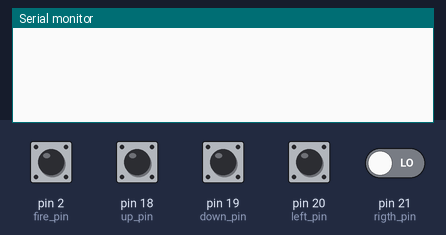
The sketch below on a simulated Arduino Mega 2560, built with avr-gcc and run on an emulated ATmega2560. Shown: the last lines printed to the serial monitor. Inputs (shaded band) come from the test bench; at power-on: pin 2 (fire_pin) HIGH, pin 18 (up_pin), pin 19 (down_pin), pin 20 (left_pin), pin 21 (rigth_pin) LOW.

Above: at 1.2 s.
1.3 s: pin 18 (up_pin) pulled HIGH for 0.15 s
At 2.4 s:
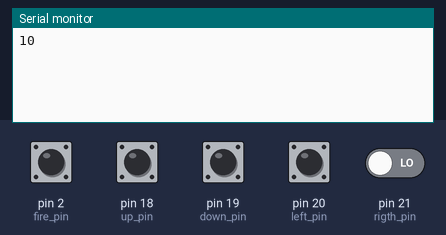
2.9 s: pin 19 (down_pin) pulled HIGH for 0.15 s
At 3.6 s:
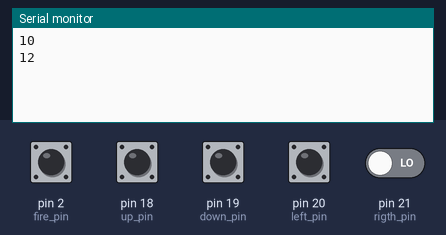
4.5 s: pin 20 (left_pin) pulled HIGH for 0.15 s
At 5.7 s:
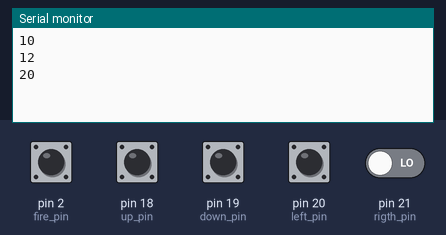
6.1 s: pin 21 (rigth_pin) driven HIGH
At 7.2 s:
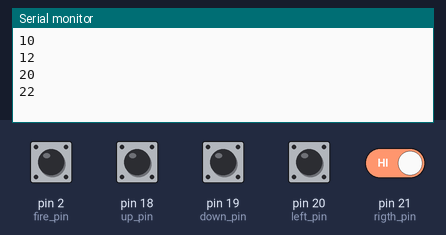
Timing chart, 0 to 8.6 s (numbered marks = the images above; inputs shaded):
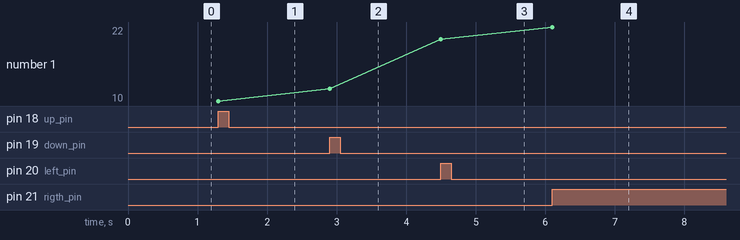

Measured:
- after the input at 1.3 s, the serial monitor: prints a new line at once (image 1)
- after the input at 2.9 s, the serial monitor: prints a new line at once (image 2)
- after the input at 4.5 s, the serial monitor: prints a new line at once (image 3)
- after the input at 6.1 s, the serial monitor: prints a new line at once (image 4)
- plotted number 1: 10 → 12 after the input at 2.9 s, 12 → 20 after the input at 4.5 s, 20 → 22 after the input at 6.1 s

The sketch:

c64turbo.ino
```cpp
// Arduino configuration
const unsigned short serial_speed = 9600;

const byte CMD_FIRE = 0;
const byte CMD_MOVX = 1;
const byte CMD_MOVY = 2;

// This scatch was developped using an Arduino Mega and its interrupts.
const byte  fire_pin = 2;

const byte    up_pin = 18;
const byte  down_pin = 19;
const byte  left_pin = 20;
const byte rigth_pin = 21;


// This parameters are needed to reduce the debounce effects of mecchanical buttons.
const unsigned long debounceDelay = 200;

unsigned long  fireDebounceTime;
unsigned long    upDebounceTime;
unsigned long  downDebounceTime;
unsigned long  leftDebounceTime;
unsigned long rigthDebounceTime;


/// Firmware initialization ---------

void setup() {
  Serial.begin(serial_speed);
  setPins();
  setInterrupts();

  startTimers();
}// setup

void loop() { }// loop


/// Configuration functions ---------

void setPins(){
  pinMode(fire_pin,  INPUT);

  pinMode(up_pin,    INPUT);
  pinMode(down_pin,  INPUT);
  pinMode(left_pin,  INPUT);
  pinMode(rigth_pin, INPUT);
}// setPins

void setInterrupts(){
  attachInterrupt(digitalPinToInterrupt(fire_pin),  fireISR,  RISING);

  attachInterrupt(digitalPinToInterrupt(up_pin),    upISR,    RISING);
  attachInterrupt(digitalPinToInterrupt(down_pin),  downISR,  RISING);
  attachInterrupt(digitalPinToInterrupt(left_pin),  leftISR,  RISING);
  attachInterrupt(digitalPinToInterrupt(rigth_pin), rigthISR, RISING);
}// setInterrupts

void startTimers(){
   fireDebounceTime = 0;
     upDebounceTime = 0;
   downDebounceTime = 0;
   leftDebounceTime = 0;
  rigthDebounceTime = 0;
}// startTimers

/// Interrupts functions ---------

void fireISR()  { serialSend(&fireDebounceTime,  CMD_FIRE, 2); }
void upISR()    { serialSend(&upDebounceTime,    CMD_MOVX, 0); }
void downISR()  { serialSend(&downDebounceTime,  CMD_MOVX, 2); }
void leftISR()  { serialSend(&leftDebounceTime,  CMD_MOVY, 0); }
void rigthISR() { serialSend(&rigthDebounceTime, CMD_MOVY, 2); }

void serialSend(unsigned long* debTime, byte cmd, byte value){
  unsigned long now = millis();
  if ((now - *debTime) > debounceDelay) {
    *debTime = now;
    int command = 10 * (int)cmd + (int)value;
    Serial.println(command);
  }// if
}// serialSend
```
